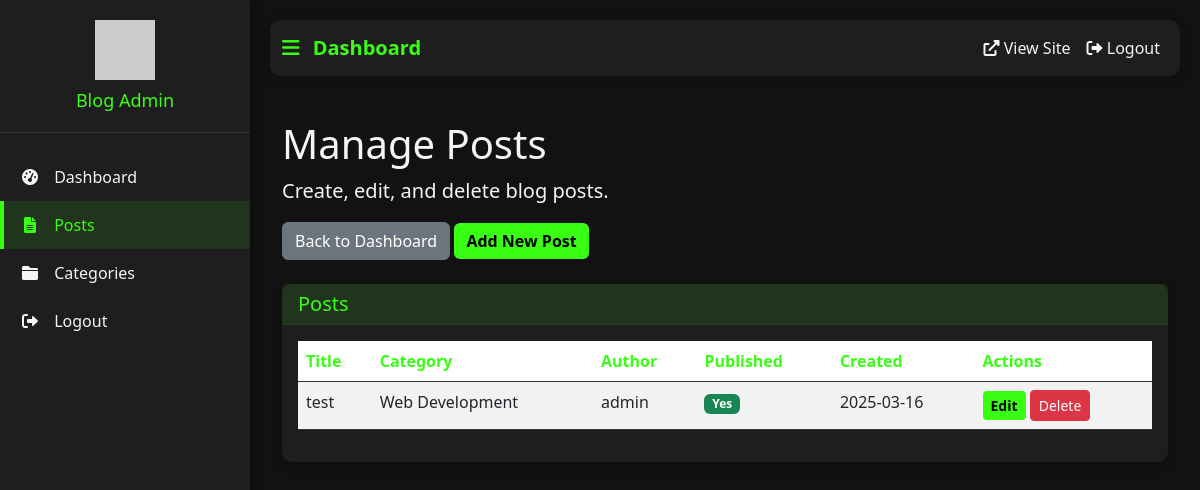
The page /admin/posts (signed in) on the database as committed earlier.
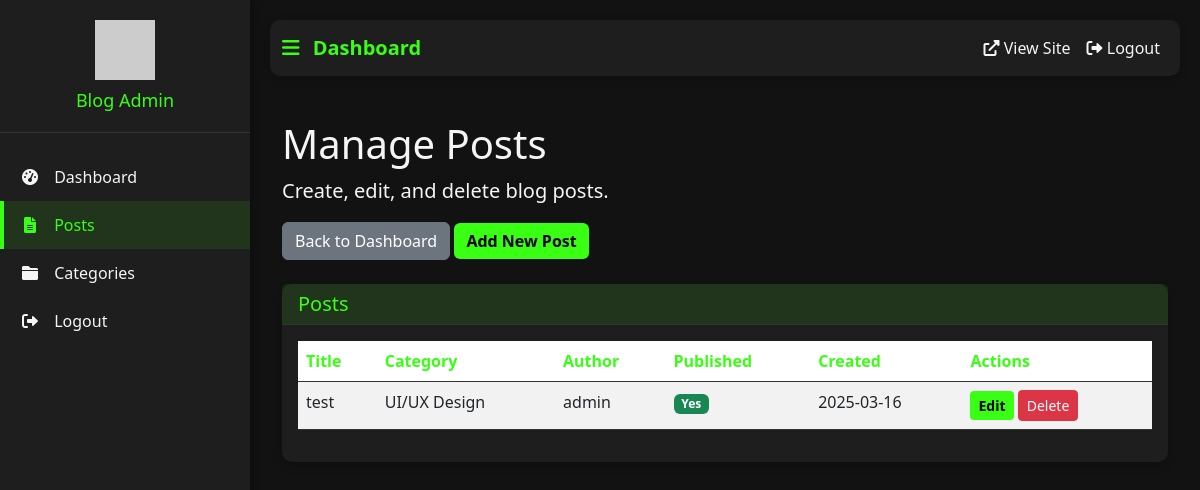
The same page on the database as committed later.
### backend/app.py (models this page shows, shortened)
class Post(db.Model):
    id = db.Column(db.Integer, primary_key=True)
    title = db.Column(db.String(200), nullable=False)
    slug = db.Column(db.String(200), unique=True, nullable=False)
    content = db.Column(db.Text, nullable=False)
    summary = db.Column(db.String(300), nullable=True)
    featured_image = db.Column(db.String(200), nullable=True)
    read_time = db.Column(db.Integer, default=5)
    created_at = db.Column(db.DateTime, default=datetime.utcnow)
    updated_at = db.Column(db.DateTime, default=datetime.utcnow, onupdate=datetime.utcnow)
    published = db.Column(db.Boolean, default=False)
    category_id = db.Column(db.Integer, db.ForeignKey('category.id'), nullable=False)
    user_id = db.Column(db.Integer, db.ForeignKey('user.id'), nullable=False)

class Category(db.Model):
    id = db.Column(db.Integer, primary_key=True)
    name = db.Column(db.String(50), unique=True, nullable=False)
    slug = db.Column(db.String(50), unique=True, nullable=False)
    icon = db.Column(db.String(50), nullable=True)
    posts = db.relationship('Post', backref='category', lazy=True)

class User(UserMixin, db.Model):
    id = db.Column(db.Integer, primary_key=True)
    username = db.Column(db.String(80), unique=True, nullable=False)
    email = db.Column(db.String(120), unique=True, nullable=False)
    password_hash = db.Column(db.String(128))
    created_at = db.Column(db.DateTime, default=datetime.utcnow)
    last_login = db.Column(db.DateTime)
    posts = db.relationship('Post', backref='author', lazy=True)

### backend/app.py (the view)
@app.route('/admin/posts')
@login_required
def admin_posts():
    posts = Post.query.order_by(Post.created_at.desc()).all()
    return render_template('admin/posts.html', posts=posts)

### backend/app.py (called while the page is built)
@login_manager.user_loader
def load_user(user_id):
    return User.query.get(int(user_id))

### backend/templates/admin/posts.html (shortened to what this page needs)
{% extends 'admin/base.html' %}
{% block content %}
<div class="container-fluid">
    <div class="row">
        <div class="col-md-12">
            <h1 class="mt-4">Manage Posts</h1>
            <p class="lead">Create, edit, and delete blog posts.</p>
            <div class="mb-4">
                <a href="{{ url_for('admin_dashboard') }}" class="btn btn-secondary">Back to Dashboard</a>
                <a href="{{ url_for('new_post') }}" class="btn btn-primary">Add New Post</a>
            </div>
            <div class="card">
                <div class="card-header">
                    <h5 class="mb-0">Posts</h5>
                </div>
                <div class="card-body">
                    <div class="table-responsive">
                        <table class="table table-striped">
                            <thead>
                                <tr>
                                    <th>Title</th>
                                    <th>Category</th>
                                    <th>Author</th>
                                    <th>Published</th>
                                    <th>Created</th>
                                    <th>Actions</th>
                                </tr>
                            </thead>
                            <tbody>
                                {% for post in posts %}
                                <tr>
                                    <td>{{ post.title }}</td>
                                    <td>{{ post.category.name }}</td>
                                    <td>{{ post.author.username }}</td>
                                    <td>
                                        {% if post.published %}
                                        <span class="badge bg-success">Yes</span>
                                        {% else %}
                                        <span class="badge bg-secondary">No</span>
                                        {% endif %}
                                    </td>
                                    <td>{{ post.created_at.strftime('%Y-%m-%d') }}</td>
                                    <td>
                                        <a href="{{ url_for('edit_post', id=post.id) }}" class="btn btn-sm btn-primary">Edit</a>
                                        <form action="{{ url_for('delete_post', id=post.id) }}" method="post" class="d-inline delete-form">
                                            <button type="submit" class="btn btn-sm btn-danger delete-btn" data-post-id="{{ post.id }}">Delete</button>
                                        </form>
                                    </td>
                                </tr>
                                {% endfor %}
                            </tbody>
                        </table>
                    </div>
                </div>
            </div>
        </div>
    </div>
</div>
{% endblock %}

Rows that differ between the two databases and show on the page:
changed Post "test": category.name "Web Development" → "UI/UX Design"
